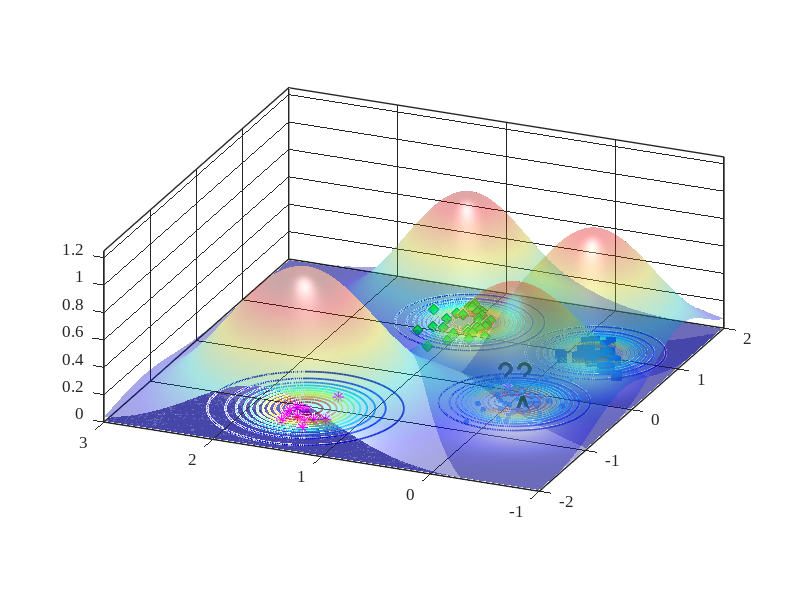

Reproduce this figure in MATLAB.
%% Reproduce EVM-style demo figure (no toolboxes)
clear; close all; clc; rng(7);

% ---------- 1) 合成四类二维数据 ----------
% 类中心（大致对应图中位置）
C_star  = [-1.15  1.55];   % 红色星
C_diam  = [ 1.25  1.05];   % 绿色菱形
C_square= [ 1.05 -0.20];   % 蓝色方块
C_dot   = [-0.20  0.00];   % 蓝色小点（被 A 标注影响的那簇）

% 协方差（控制每簇形状）
S = @(sx,sy,rho)[sx^2 rho*sx*sy; rho*sx*sy sy^2];
Sig_star   = S(0.18,0.20, 0.05);
Sig_diam   = S(0.22,0.18,-0.10);
Sig_square = S(0.20,0.16, 0.05);
Sig_dot    = S(0.25,0.18, 0.00);

% 从高斯采样（不用 mvnrnd）
sample = @(N,mu,SIG) (randn(N,2)*chol(SIG,'lower') + mu);

X_star   = sample(12,C_star,   Sig_star);
X_diam   = sample(30,C_diam,   Sig_diam);
X_square = sample(28,C_square, Sig_square);
X_dot    = sample(45,C_dot,    Sig_dot);

% 加一个“离群星”靠近 A（见原图左中）
X_star = [X_star; 0.02 0.15];

% ---------- 2) 底面散点与样式 ----------
figure('Color','w','Position',[100,100,800,600]);
hold on; box on; grid on;
z0 = 0; % 所有散点都放在 z=0 的平面

scatter3(X_dot(:,1),   X_dot(:,2),   z0+zeros(size(X_dot,1),1),   18, [0.35 0.60 1.00], 'filled');  % 蓝色小点
scatter3(X_diam(:,1),  X_diam(:,2),  z0+zeros(size(X_diam,1),1),  60, 'g', 'd', 'filled', 'MarkerEdgeColor',[0 0.45 0]); % 绿菱形
scatter3(X_square(:,1),X_square(:,2),z0+zeros(size(X_square,1),1),60, [0 0.25 0.85], 's', 'filled'); % 蓝方块
scatter3(X_star(:,1),  X_star(:,2),  z0+zeros(size(X_star,1),1),  70, [1 0 1], '*', 'LineWidth',1.0); % 洋红星

% ---------- 3) ψ-model 等值环（彩色同心） ----------
% 采用带形状参的径向函数 psi(r) = exp(-(r/s)^t)
psi = @(X,Y,cx,cy,s,t) exp( - ( sqrt((X-cx).^2 + (Y-cy).^2) ./ s ).^t );

% 选几处“极端向量/代表点”（包含 A 所在）
EV = [ -0.23 -0.02 ;   % A 对应蓝点极端向量
        1.06 -0.22 ;   % 蓝方块
        1.28  1.03 ;   % 绿菱形
       -1.05  1.55 ];  % 红星
scale = [0.42, 0.36, 0.40, 0.48];   % 各自 scale
shape = [2.6,  2.2,  2.4,  2.0];    % 各自 shape

% 网格
[xg,yg] = meshgrid(linspace(-3,3,400));
colormap(jet); caxis([0 1]);

% 等高线层级（红到蓝：高到低）
levels = linspace(1.0,0.05,12);

for k = 1:size(EV,1)
    Z = psi(xg,yg,EV(k,1),EV(k,2),scale(k),shape(k));
    [~, h] = contour(xg,yg,Z,levels);    % 直接画在底面，保持颜色映射
    set(h,'LineWidth',1.25);

    % 将等高线明确压到 z=0（兼容不同 MATLAB 版本）
    ch = get(h,'Children');
    for ic = 1:numel(ch)
        zd = get(ch(ic),'ZData');
        if ~isempty(zd)
            set(ch(ic),'ZData',zeros(size(zd))); % 强制贴在 z=0
        end
    end
end

% 标出 A 与问号
text(-0.34,-0.06,0.02,'A','FontWeight','bold','FontSize',20,'Color','k');
text( 0.25, 0.35,0.03,'??','FontWeight','bold','FontSize',22,'Color','k');
text( 2.90,-0.05,0.03,'?','FontWeight','bold','FontSize',22,'Color','k');

% ---------- 4) 上方半透明“钟形面”（表示类支持/概率） ----------
% 用四个高斯穹顶，中心与各簇一致
gauss2 = @(X,Y,cx,cy,s) exp(-((X-cx).^2 + (Y-cy).^2)/(2*s^2));
tops  = {C_star, C_diam, C_square, C_dot};
sigT  = [0.65 0.55 0.55 0.60];
amp   = [1.05 0.95 0.90 0.85];

for i=1:4
    Zt = amp(i) * gauss2(xg,yg,tops{i}(1),tops{i}(2),sigT(i));
    s1 = surf(xg,yg,Zt, 'EdgeColor','none', 'FaceAlpha',0.35);
end
shading interp; camlight headlight; lighting gouraud;

% ---------- 5) 轴、视角与观感 ----------
xlim([-2 2]); ylim([-1 3]); zlim([0 1.25]); view(-67,22);
axis vis3d; daspect([1 1 0.8]);
set(gca,'FontName','Times New Roman','FontSize',12,'LineWidth',1);
% xlabel('x'); ylabel('y'); zlabel('score / \psi');

% 网格和背景风格
grid on; set(gca,'GridAlpha',1,'MinorGridAlpha',0.15);
